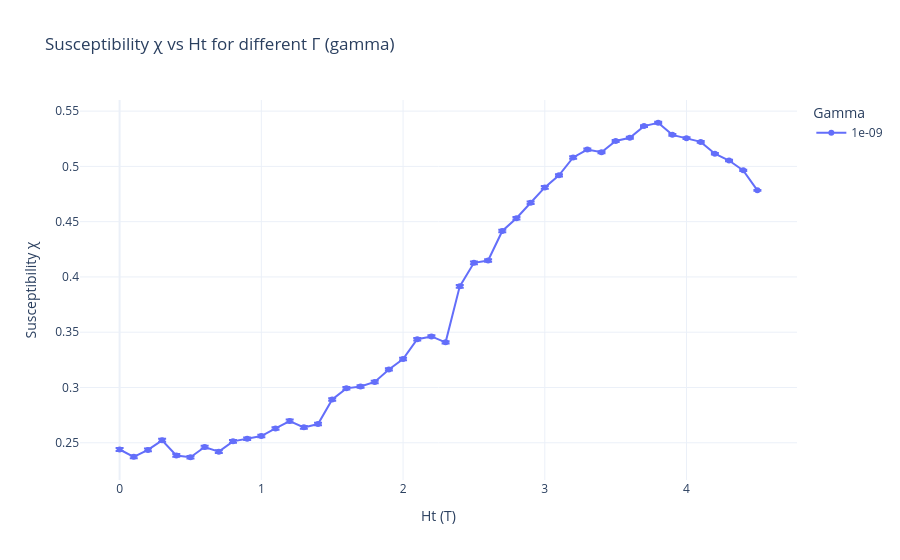

Notebook code cell kept with this figure:
### Code cell
#Relaxed Ht = 2.3T
import pandas as pd
import glob
import numpy as np
import plotly.express as px
path = '/Users/jiakai/Desktop/SURF/code/_spirit/'
n_cycles = 240


# Pattern to match all relevant CSV files
file_pattern = path + "Susceptibility_multi_gammas_8_*_per_gamma_20_anisotropy_0.7_relax_step_200_gammas_-5_relax_2.3_gamma_1e-09_relaxed_*.csv"

# List all matching files
csv_files = glob.glob(file_pattern)

# Print how many files were found
print(f"Found {len(csv_files)} files.")
repeats = len(csv_files)
for f in csv_files:
    print(f)

# Read and concatenate all files
df_all_relaxed = pd.concat([pd.read_csv(f) for f in csv_files], ignore_index=True)

# Average over cycles, std divided by sqrt(n_cycles)
df_avg_relaxed = (
    df_all_relaxed.groupby(["gamma", "Ht"], as_index=False)
    .agg(
        chi_mean=("chi", "mean"),
        chi_std=("chi", lambda x: x.std(ddof=1) / np.sqrt(4800+2400))
    )
)

# Plot
fig_relaxed = px.line(
    df_avg_relaxed,
    x="Ht",
    y="chi_mean",
    error_y="chi_std",
    color="gamma",  # Different color per gamma
    markers=True,
    labels={
        "Ht": "Ht (T)",
        "chi_mean": "Susceptibility χ",
        "gamma": "Gamma",
    },
    title="Susceptibility χ vs Ht for different Γ (gamma)",
    template="plotly_white"
)


fig_relaxed.show()

### Figure 1 — Plotly figure (JSON) as saved in the notebook; plotly's stock layout.template omitted (floating-point values rounded to 4 significant figures)
{"data": [{"error_y": {"array": [0.001264, 0.001187, 0.00118, 0.001309, 0.001247, 0.001167, 0.001221, 0.001194, 0.001206, 0.001186, 0.001175, 0.001147, 0.001274, 0.001154, 0.001154, 0.001093, 0.001122, 0.001146, 0.001127, 0.001036, 0.001091, 0.001074, 0.001037, 0.0009394, 0.0012, 0.001269, 0.001146, 0.001149, 0.001144, 0.001099, 0.001169, 0.001056, 0.001084, 0.0009957, 0.000972, 0.0008579, 0.0008848, 0.0008461, 0.0008182, 0.000737, 0.0007565, 0.000719, 0.0006827, 0.0006227, 0.0006255, 0.0003504]}, "hovertemplate": "Gamma=1e-09<br>Ht (T)=%{x}<br>Susceptibility χ=%{y}<extra></extra>", "legendgroup": "1e-09", "line": {"color": "#636efa", "dash": "solid"}, "marker": {"symbol": "circle"}, "mode": "lines+markers", "name": "1e-09", "orientation": "v", "showlegend": true, "x": [-0.0, 0.1, 0.2, 0.3, 0.4, 0.5, 0.6, 0.7, 0.8, 0.9, 1.0, 1.1, 1.2, 1.3, 1.4, 1.5, 1.6, 1.7, 1.8, 1.9, 2.0, 2.1, 2.2, 2.3, 2.4, 2.5, 2.6, 2.7, 2.8, 2.9, 3.0, 3.1, 3.2, 3.3, 3.4, 3.5, 3.6, 3.7, 3.8, 3.9, 4.0, 4.1, 4.2, 4.3, 4.4, 4.5], "xaxis": "x", "y": [0.2439, 0.2373, 0.2435, 0.2522, 0.2385, 0.2369, 0.2461, 0.242, 0.2513, 0.2536, 0.2561, 0.263, 0.2697, 0.2639, 0.267, 0.2892, 0.2992, 0.3009, 0.305, 0.3163, 0.3257, 0.3436, 0.3462, 0.3408, 0.3915, 0.4128, 0.4148, 0.4416, 0.4531, 0.4671, 0.481, 0.4919, 0.508, 0.5152, 0.5128, 0.5229, 0.5259, 0.5364, 0.5395, 0.5285, 0.5255, 0.5222, 0.5115, 0.5053, 0.4964, 0.4783], "yaxis": "y", "type": "scatter"}], "layout": {"xaxis": {"anchor": "y", "domain": [0.0, 1.0], "title": {"text": "Ht (T)"}}, "yaxis": {"anchor": "x", "domain": [0.0, 1.0], "title": {"text": "Susceptibility χ"}}, "legend": {"title": {"text": "Gamma"}, "tracegroupgap": 0}, "title": {"text": "Susceptibility χ vs Ht for different Γ (gamma)"}}}
